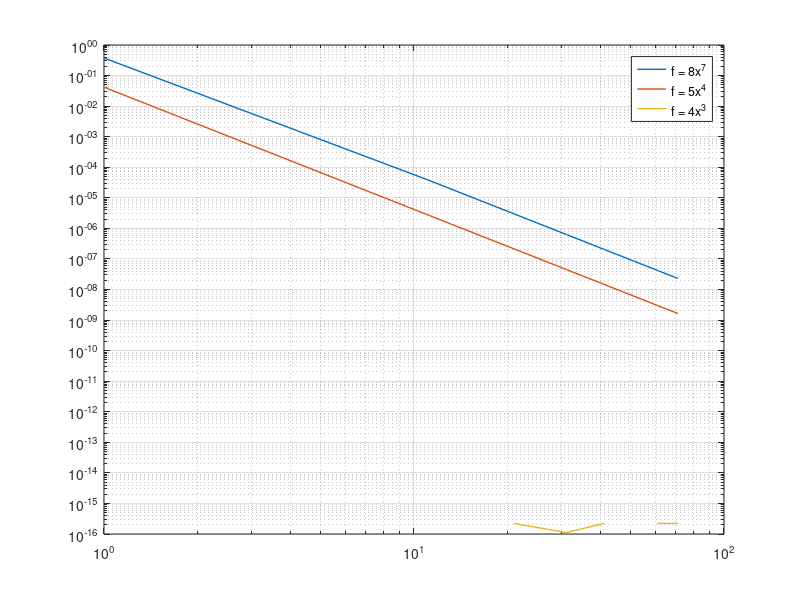

MATLAB code for this plot:
%% P9: Cortés y Gracía
clear all
format long

%% Ejercicio 1: Exactitud
f1 = @(x) 8*x.^7;
f2 = @(x) 5*x.^4;
f3 = @(x) 4*x.^3;
a = 0; b = 1; % valors dels extrems de la integral
error1 = []; %vectores que guardaran els errors comesos per cada valor de m
error2 = [];
error3 = [];
for mm = 1: 10 :80 
    H = (b-a)/mm;
    k = [0:1:2*mm];
    xk = a + k*H/2;
    
    %calculem els diferents valors que necesitem per a cada integral
    f01 = f1(xk(1));
    sum11 = sum(f1(xk(3:2:2*mm-1)));
    sum21 = sum(f1(xk(2:2:2*mm)));
    f2m1 = f1(xk(2*mm+1));
    
    I1 = H/6*(f01+2*sum11+4*sum21+f2m1);
    error1 = [error1 abs(1-I1)];

    %per a la segona integral 
    f02 = f2(xk(1));
    sum12 = sum(f2(xk(3:2:2*mm-1)));
    sum22 = sum(f2(xk(2:2:2*mm)));
    f2m2 = f2(xk(2*mm+1));
    
    I2 = H/6*(f02+2*sum12+4*sum22+f2m2);
    error2 = [error2 abs(1-I2)];
    
    %per a la tercera integral 
    f03 = f3(xk(1));
    sum13 = sum(f3(xk(3:2:2*mm-1)));
    sum23 = sum(f3(xk(2:2:2*mm)));
    f2m3 = f3(xk(2*mm+1));
    
    I3 = H/6*(f03+2*sum13+4*sum23+f2m3);
    error3 = [error3 abs(1-I3)];
end

%fem un plot en escala logaritmica dels errors comesos en funcio de m a
%cada integral
figure(1)
loglog([1: 10 :80], error1, 'lineWidth', 1)
hold on
loglog([1: 10 :80], error2, 'lineWidth', 1)
hold on
loglog([1: 10 :80], error3, 'lineWidth', 1)
hold off
grid on
legend('f = 8x^7','f = 5x^4','f = 4x^3')

%vemos que el error decae a medida que augmentamos el valor de m.
%Observamos también que el error es menor cuando el grado de f es menor.
%Remarcar que en el caso de f de grado menor 4 el error tiene directamente
%a 0 (0 numeric de matlan), ya que como vemos analiticamente el error es proporcional 
%a la derivada cuarta de la funcion, que en estos casos es nula. En los casos de
%polinomios de grado >= 4, el error decrece cuando crece m (teoricamente como m^(-4)).
%comprovamos que efectivamente el error decae como m^(-4) con la funcion polyfit
polyfit(log10([1: 10 :80]), log10(error1),1)
polyfit(log10([1: 10 :80]), log10(error2),1)
polyfit(log10([1: 10 :80]), log10(error3),1)

%% Ejercicio 2: Aproximando pi

%% Ejercicio 3: Opcional